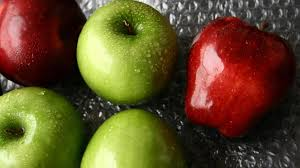
#> input picture images/apple.jpeg, 300 x 168 px
$ python border.py
#> lines starting #> are read from the running program, lines starting #| are printed output that depends on the picture
import cv2 as cv

img=cv.imread("../../images/apple.jpeg")
#> img is the input picture: shape (168, 300, 3); mean B, G, R 40.7, 77.5, 97.1

#src,top,bottom,left,rigth,borderType,color
replicate=cv.copyMakeBorder(img,10,15,20,25,cv.BORDER_REPLICATE)
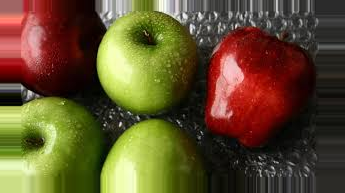
#> replicate: shape (193, 345, 3); mean B, G, R 45, 79.6, 96.6
reflect=cv.copyMakeBorder(img,10,15,20,25,cv.BORDER_REFLECT)
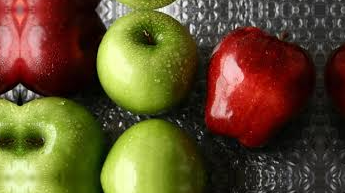
#> reflect: shape (193, 345, 3); mean B, G, R 45.3, 80, 97.4
reflect101=cv.copyMakeBorder(img,10,15,20,25,cv.BORDER_REFLECT101)
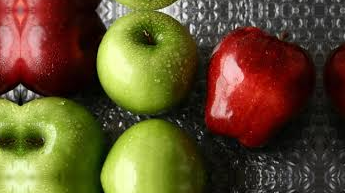
#> reflect101: shape (193, 345, 3); mean B, G, R 45.2, 80, 97.4
reflect_101=cv.copyMakeBorder(img,10,15,20,25,cv.BORDER_REFLECT_101)
wrap=cv.copyMakeBorder(img,10,15,20,25,cv.BORDER_WRAP)
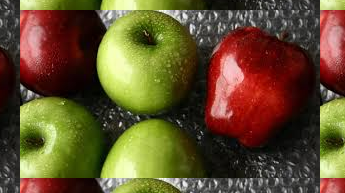
#> wrap: shape (193, 345, 3); mean B, G, R 45.9, 80.4, 98.8
constant=cv.copyMakeBorder(img,10,15,20,50,cv.BORDER_CONSTANT)
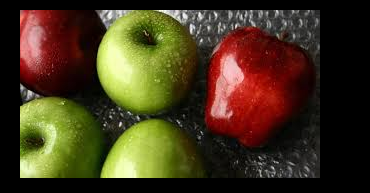
#> constant: shape (193, 370, 3); mean B, G, R 28.8, 54.7, 68.5
constant_blue=cv.copyMakeBorder(img,10,15,20,50,cv.BORDER_CONSTANT,value=[255,0,0])
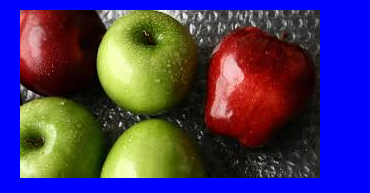
#> constant_blue: shape (193, 370, 3); mean B, G, R 103.8, 54.7, 68.5


cv.imshow("original",img)
cv.imshow("replicate",replicate)
cv.imshow("reflect",reflect)
cv.imshow("reflect101",reflect101)
cv.imshow("reflect_101",reflect_101)
cv.imshow("wrap",wrap)
cv.imshow("constant",constant)
cv.imshow("constant blue",constant_blue)

cv.waitKey(0)

$ run again, with images/cat.jpeg copied over images/apple.jpeg
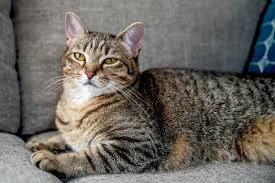
#> input picture images/cat.jpeg, 275 x 183 px
#> img is the input picture: shape (183, 275, 3); mean B, G, R 96.7, 102.8, 106.7
#> `wrap=cv.copyMakeBorder(img,10,15,20,25,cv.BORDER_WRAP)`:
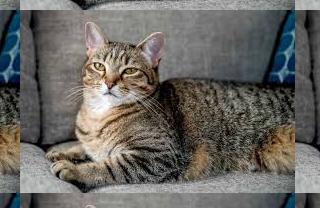
#> wrap: shape (208, 320, 3); mean B, G, R 98.5, 103.1, 105.3
#> `constant_blue=cv.copyMakeBorder(img,10,15,20,50,cv.BORDER_CONSTANT,val..`:
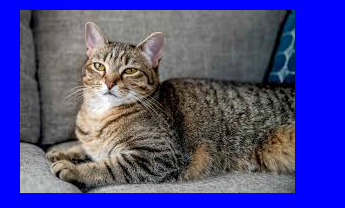
#> constant_blue: shape (208, 345, 3); mean B, G, R 144, 72.1, 74.9
